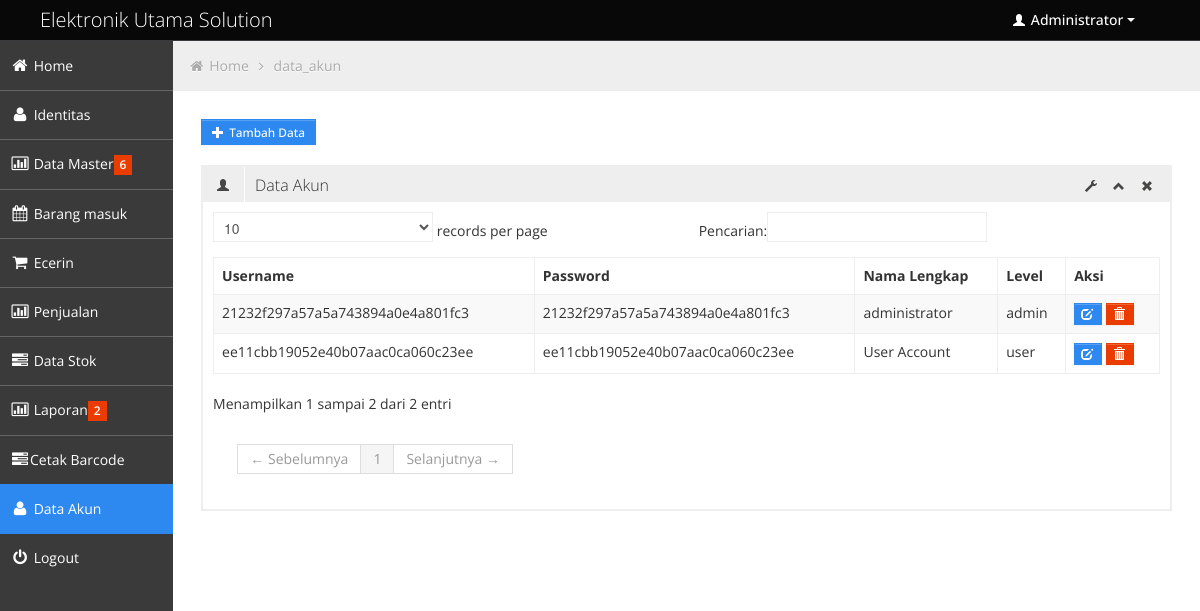
Screenshot of /index.php?halaman=data_akun (signed in) with the database file from the repository.
### tables this page shows
CREATE TABLE `identitas` (
  `id_identitas` int(3) NOT NULL AUTO_INCREMENT,
  `nama_identitas` varchar(100) NOT NULL,
  `alamat` varchar(30) NOT NULL,
  `telp` varchar(12) NOT NULL,
  `keterangan` varchar(30) NOT NULL,
  PRIMARY KEY (`id_identitas`)
);

CREATE TABLE `account` (
  `username` varchar(32) NOT NULL,
  `password` varchar(32) NOT NULL,
  `nama` varchar(70) NOT NULL,
  `level` varchar(5) NOT NULL,
  PRIMARY KEY (`username`)
);

### data_akun.php (the view)
<?php
if ($_SESSION['level'] == "admin")
	{
?>
<a href='index.php?halaman=form_akun' class='btn btn-small btn-primary'>
   <i class="halflings-icon white plus"></i> <span>Tambah Data</span>
   </a>
   <br/>
   <br/>
<div class='row-fluid sortable'>
				<div class='box span12'>
					<div class='box-header' data-original-title>
						<h2><i class='halflings-icon user'></i><span class='break'></span>Data Akun</h2>
						<div class='box-icon'>
							<a href='#' class='btn-setting'><i class='halflings-icon wrench'></i></a>
							<a href='#' class='btn-minimize'><i class='halflings-icon chevron-up'></i></a>
							<a href='#' class='btn-close'><i class='halflings-icon remove'></i></a>
						</div>
					</div>
					<div class='box-content'>
						<table class='table table-striped table-bordered bootstrap-datatable datatable'>
						  <thead>
							  <tr>
          <th>Username</th>
          <th>Password</th>
          <th>Nama Lengkap</th>
          <th>Level</th>
          <th>Aksi</th>
							  </tr>
						  </thead>
						  <tbody>
							<?php
		$akun="SELECT * FROM account";
	$qakun=mysql_query($akun);
  while($dakun=mysql_fetch_array($qakun))
  { ?>
          <?php
		  echo" <tr><td>$dakun[username]</td>
    <td>$dakun[password]</td>
    <td>$dakun[nama]</td>
    <td>$dakun[level]</td>";
		  ?>
          <td><?php echo "<a class='btn btn-mini btn-primary' href='index.php?halaman=form_ubah_akun&id=$dakun[username]'>"; ?>
          	 <i class='halflings-icon white edit'></i>
			 <?php echo "</a> ";
			 echo "<a class='btn btn-mini btn-danger' href='proses.php?proses=hapus_akun&id=$dakun[username]'>"; ?>
          	 <i class='halflings-icon white trash'></i>
			 <?php echo "</a>";
          echo"</td>
							</tr>";
							$no++;}?>
						  </tbody>
					  </table>
					</div>
				</div>
			</div>
			<?php
	}
	else
	{
		echo "anda tidak berhak meng-akses halaman ini !";
	}
?>

### header.php (shortened to what this page needs)
<div class="navbar">
	<div class="navbar-inner">
		<div class="container-fluid">
			<a class="brand" href="index.html"><span><?php echo"$idn[nama_identitas]";?></span></a>
			<div class="nav-no-collapse header-nav">
				<ul class="nav pull-right">
					<li class="dropdown">
						<a class="btn dropdown-toggle" data-toggle="dropdown" href="#">
							<i class="halflings-icon white user"></i> Administrator
							<span class="caret"></span>
						</a>
					</li>
				</ul>
			</div>
		</div>
	</div>
</div>

### css/halflings.css (style rules this page uses)
html, html .halflings { -webkit-font-smoothing: antialiased !important; }
.halflings-icon { display: inline-block; width: 14px; height: 14px; line-height: 14px; vertical-align: text-top; background-image: url(../img/glyphicons_halflings.svg); background-position: 0 0; background-repeat: no-repeat; vertical-align: top; *display: inline; *zoom: 1; *margin-right: .3em; }
.halflings-icon.white { background-image: url(../img/glyphicons_halflings-white.svg); }
.halflings-icon.user { background-position: -168px 0; }
.halflings-icon.remove { background-position: -312px 0; }
.halflings-icon.trash { background-position: -456px 0; }
.halflings-icon.edit { background-position: -96px -72px; }
.halflings-icon.plus { background-position: -408px -96px; }
.halflings-icon.chevron-up { background-position: -288px -120px; }
.halflings-icon.wrench { background-position: -360px -144px; }

### rows the page displays
identitas: nama_identitas "Elektronik Utama Solution"
account: username "21232f297a57a5a743894a0e4a801fc3", password "21232f297a57a5a743894a0e4a801fc3", nama "administrator", level "admin"
account: username "ee11cbb19052e40b07aac0ca060c23ee", password "ee11cbb19052e40b07aac0ca060c23ee", nama "User Account", level "user"

### other values shown
$hal "data_akun"
